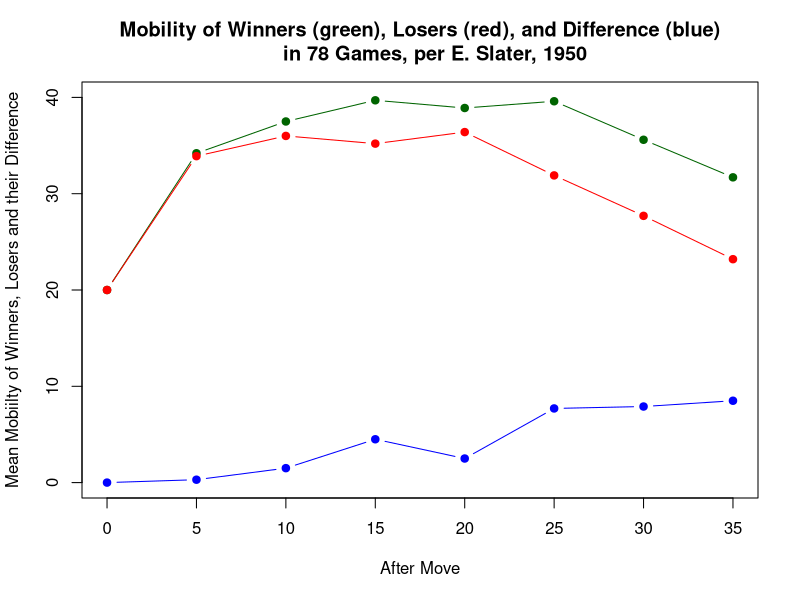
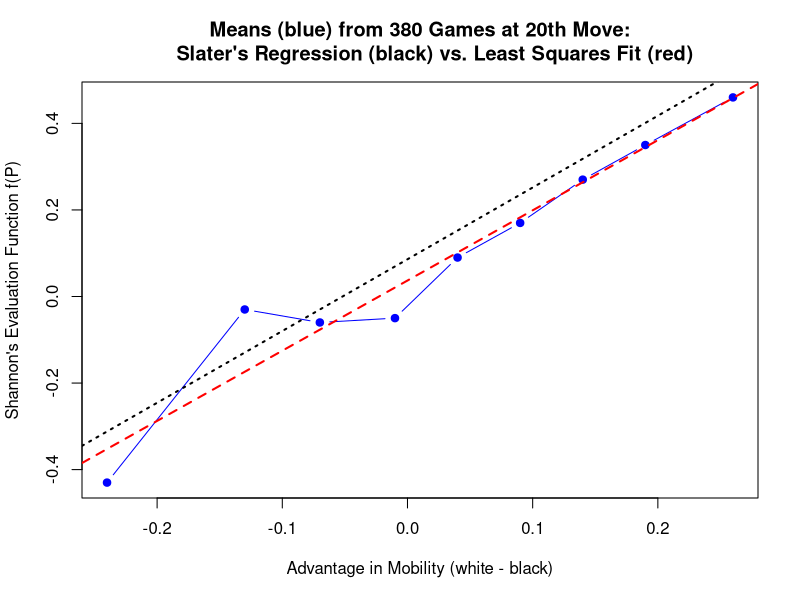

The R script that drew these images, in order:
# Elliot Slater's Data from 
# http://eliotslater.org/index.php/chess/147-statistics-for-the-chess-computer-and-the-factor-of-mobility
#
# Slater gives one reference to Shannon, which can be found here:
# http://vision.unipv.it/IA1/ProgrammingaComputerforPlayingChess.pdf
#
# Slater said that the linear model resulted in:
# 0.086 + 1.658 * MobilityAdvantage
# but that is not per least squares fit, which is:
# 0.0369 + 1.62182 * MobilityAdvantage
# Slater did not explain his calculation of the fit.

# Mobility means from 78 random games
After.Move <- c(0, 5, 10, 15, 20, 25, 30, 35)
Winners    <- c(20, 34.2, 37.5, 39.7, 38.9, 39.6, 35.6, 31.7)
Losers     <- c(20, 33.9, 36, 35.2, 36.4, 31.9, 27.7, 23.2)
Difference <- Winners - Losers

plot(After.Move, Winners, pch=19, col="darkgreen", type="b", ylim=c(0, 40),
     main="Mobility of Winners (green), Losers (red), and Difference (blue)
     in 78 Games, per E. Slater, 1950",
     xlab="After Move", ylab="Mean Mobiilty of Winners, Losers and their Difference")
lines(After.Move, Losers, pch=19, col="red", type="b")
lines(After.Move, Difference, pch=19, col="blue", type="b")
#
#
mob.adv        <- c(.26, .19, .14, .09, .04, -.01, -.07, -.13, -.24) # white - black mobility
fP             <- c(.46, .35, .27, .17, .09, -.05, -.06, -.03, -.43) # This is Shannon's function

fP.mob.adv     <- data.frame(mob.adv=mob.adv, fP=fP)
fP.mob.adv.fit <- lm(fP ~ mob.adv, data=fP.mob.adv)

plot(mob.adv, fP, pch=19, col="blue", type="b",
     main="Means (blue) from 380 Games at 20th Move:
     Slater's Regression (black) vs. Least Squares Fit (red)",
     xlab="Advantage in Mobility (white - black)",
     ylab="Shannon's Evaluation Function f(P)")
abline(fP.mob.adv.fit, col="red", lty=2, lwd=2)   # This is R's least squares fit
slater.eq <- c(0.086, 1.658)                      # This is Slater's linear equation
abline(coef=slater.eq, col="black", lty=3, lwd=2)

summary(fP.mob.adv.fit)

